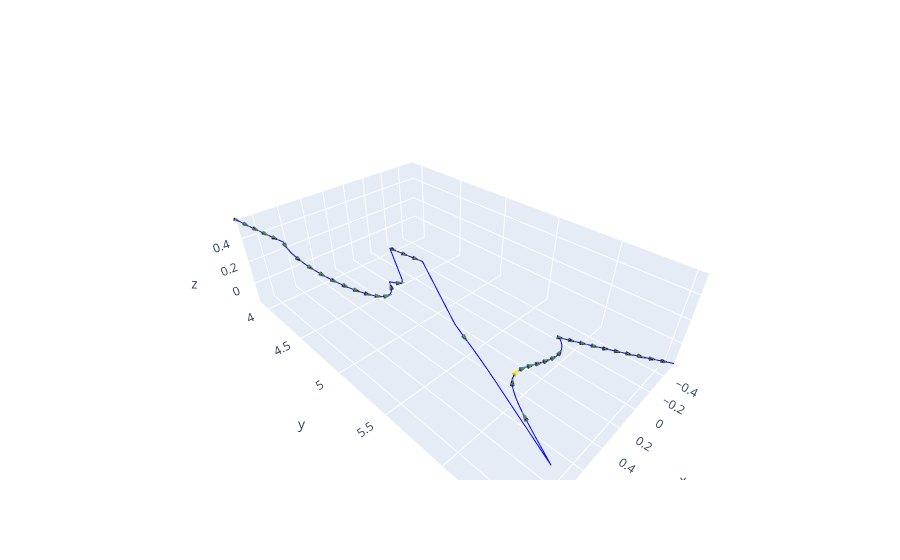

Notebook cell for this chart:
### Code cell
# %%
import numpy as np
import plotly.graph_objects as go
# 提取数据
x = results[:, 1]  # 第二列
y = results[:, 2]  # 第三列
z = results[:, 3]  # 第四列
t = results[:, 0]  # 第一列作为变化方向

# 计算切向量
dx = np.diff(x)
dy = np.diff(y)
dz = np.diff(z)

# 选择箭头的间隔，假设我们每隔10个点添加一个箭头
arrow_interval = 10

# 创建箭头数据
arrow_x = x[:-1:arrow_interval]
arrow_y = y[:-1:arrow_interval]
arrow_z = z[:-1:arrow_interval]
arrow_dx = dx[::arrow_interval]
arrow_dy = dy[::arrow_interval]
arrow_dz = dz[::arrow_interval]

# 归一化方向向量
magnitude = np.sqrt(arrow_dx**2 + arrow_dy**2 + arrow_dz**2)
arrow_dx /= magnitude
arrow_dy /= magnitude
arrow_dz /= magnitude


# 创建3D图形
fig = go.Figure()

# 绘制三维轨迹
fig.add_trace(go.Scatter3d(x=x, y=y, z=z, mode='lines', name='Trajectory', line=dict(color='blue')))

fig.add_trace(go.Cone(x=arrow_x, y=arrow_y, z=arrow_z, u=arrow_dx, v=arrow_dy, w=arrow_dz, 
                     colorscale='Viridis', showscale=False, sizemode="absolute", sizeref=1))


x_min, x_max = np.min(x), np.max(x)
y_min, y_max = np.min(y), np.max(y)
z_min, z_max = np.min(z), np.max(z)

fig.update_layout(
    scene=dict(
        xaxis=dict(range=[x_min, x_max]),
        yaxis=dict(range=[y_min, y_max]),
        zaxis=dict(range=[z_min, z_max]),
    ),
)


# 显示图像
fig.show()

### Figure 1 — Plotly figure (JSON) as saved in the notebook; plotly's stock layout.template omitted (floating-point values rounded to 4 significant figures; data arrays with more than 128 entries replaced by an {"elided": "..."} marker saying what was removed)
{"data": [{"line": {"color": "blue"}, "mode": "lines", "name": "Trajectory", "type": "scatter3d", "x": {"elided": "400 float values"}, "y": {"elided": "400 float values"}, "z": {"elided": "400 float values"}}, {"colorscale": [[0, "#440154"], [0.1111, "#482878"], [0.2222, "#3e4989"], [0.3333, "#31688e"], [0.4444, "#26828e"], [0.5556, "#1f9e89"], [0.6667, "#35b779"], [0.7778, "#6ece58"], [0.8889, "#b5de2b"], [1, "#fde725"]], "showscale": false, "sizemode": "absolute", "sizeref": 1, "type": "cone", "u": [-0.2938, -0.2984, -0.319, -0.3304, -0.3483, 0.1533, -0.1143, -0.2119, -0.282, -0.3433, -0.4046, -0.4744, -0.5668, -0.7162, -0.9706, -0.44, -0.8666, -0.3633, -0.4065, -0.4229, 0.1862, -0.3532, -0.7558, -0.9956, -0.9756, -0.9451, -0.9407, -0.9581, -0.9884, -0.9872, -0.6272, -0.5892, -0.6519, -0.6363, -0.7221, -0.6633, -0.5857, -0.5227, -0.6869, -0.6525], "v": [0.9383, 0.936, 0.9286, 0.9239, 0.9168, 0.9643, 0.9678, 0.9508, 0.9323, 0.9117, 0.8867, 0.8528, 0.7973, 0.675, 0.2328, -0.8686, 0.482, 0.9047, 0.8862, 0.878, 0.9394, -0.88, -0.6196, -0.08831, 0.2081, 0.3097, 0.3212, 0.2713, 0.144, -0.1506, 0.7409, 0.7677, 0.7205, 0.7324, 0.6579, 0.7101, 0.7675, 0.8058, 0.6903, 0.7191], "w": [-0.1827, -0.1867, -0.1895, -0.1928, -0.1955, -0.2157, -0.2242, -0.2259, -0.2264, -0.2257, -0.2235, -0.2185, -0.2072, -0.1773, -0.06079, 0.2277, -0.1293, -0.2227, -0.2221, -0.2241, -0.2878, 0.3175, 0.2118, 0.03083, -0.06938, -0.1043, -0.1089, -0.09243, -0.04887, 0.05291, -0.2402, -0.2519, -0.2363, -0.2422, -0.214, -0.2362, -0.2606, -0.2782, -0.2274, -0.2388], "x": [1.123, 1.096, 1.069, 1.04, 1.011, 0.9914, 0.9937, 0.9749, 0.9497, 0.9205, 0.888, 0.8524, 0.8136, 0.7705, 0.7204, 0.6433, 0.5774, 0.389, 0.3545, 0.318, 0.5263, 0.626, 0.5188, 0.4489, 0.3878, 0.3292, 0.2707, 0.211, 0.1484, 0.0798, -0.02158, -0.07249, -0.1239, -0.1765, -0.2301, -0.2846, -0.3403, -0.3976, -0.455, -0.5142], "y": [3.864, 3.948, 4.03, 4.111, 4.191, 4.298, 4.465, 4.578, 4.675, 4.762, 4.841, 4.913, 4.976, 5.028, 5.06, 5.019, 5.014, 4.734, 4.815, 4.892, 5.593, 6.175, 5.987, 5.955, 5.959, 5.976, 5.995, 6.015, 6.029, 6.031, 5.958, 6.017, 6.078, 6.138, 6.199, 6.26, 6.321, 6.381, 6.443, 6.506], "z": [0.5565, 0.5399, 0.5233, 0.5066, 0.4899, 0.4665, 0.4286, 0.4022, 0.3789, 0.3575, 0.3377, 0.3196, 0.3034, 0.2898, 0.2813, 0.2921, 0.2933, 0.365, 0.3451, 0.3255, 0.129, -0.06274, 0.003433, 0.0142, 0.01287, 0.007466, 0.0007447, -0.005767, -0.01064, -0.0113, 0.01391, -0.005542, -0.02548, -0.04531, -0.06538, -0.08555, -0.1058, -0.1259, -0.1468, -0.1674]}], "layout": {"scene": {"xaxis": {"range": [-0.5681, 1.123]}, "yaxis": {"range": [3.864, 6.563]}, "zaxis": {"range": [-0.1863, 0.5565]}}}}
